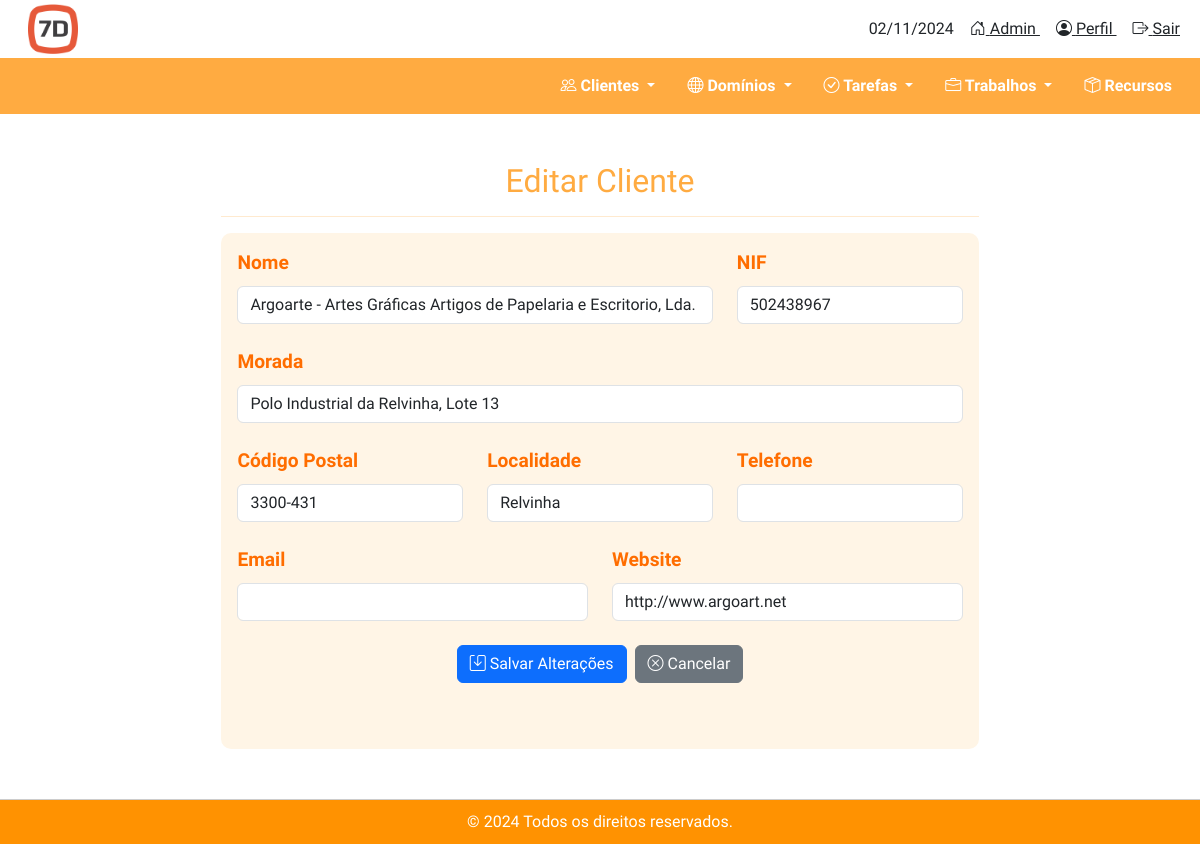
The app's page /clientes/editar/8/ with its own data.
### clientes/models.py (models this page shows, shortened)
class Cliente(models.Model):
    nome = models.CharField(max_length=255)
    nif = models.CharField(max_length=9, verbose_name='Número de Identificação Fiscal')
    morada = models.CharField(max_length=255, blank=True, null=True)
    codigo_postal = models.CharField(max_length=10, blank=True, null=True)
    localidade = models.CharField(max_length=100, blank=True, null=True)
    telefone = models.CharField(max_length=15, blank=True, null=True)
    email = models.EmailField(blank=True, null=True)
    website = models.URLField(blank=True, null=True)
    cliente_desde = models.DateField(blank=True, null=True)

### clientes/views.py (the view)
# urls.py: path('editar/<int:cliente_id>/', editar_cliente, name='editar_cliente'),  # URL para editar cliente
def editar_cliente(request, cliente_id):
    cliente = get_object_or_404(Cliente, pk=cliente_id)
    if request.method == 'POST':
        form = ClienteForm(request.POST, instance=cliente)
        if form.is_valid():
            form.save()
            return redirect('listar_clientes')
    else:
        form = ClienteForm(instance=cliente)
    return render(request, 'clientes/editar_cliente.html', {'form': form, 'cliente': cliente})

### clientes/forms.py
class ClienteForm(forms.ModelForm):
    class Meta:
        model = Cliente
        fields = ['nome', 'nif', 'morada', 'codigo_postal', 'localidade', 'telefone', 'email', 'website']

### clientes/templatetags/form_tags.py (called while the page is built)
@register.filter
def add_class(field, css_class):
    return field.as_widget(attrs={'class': css_class})

### clientes/templates/clientes/editar_cliente.html (shortened to what this page needs)
{% extends 'base.html' %}
{% load static %}
{% load form_tags %}
{% block content %}
<div class="container mt-5" style="max-width: 70%; margin: 0 auto;">
    <h2 class="text-center mb-2" style="color: #ffab41;">Editar Cliente</h2>
    <hr style="border-color: #ffab41;">
    <div class="p-3" style="background-color: #fff5e6; border-radius: 10px; margin-bottom: 50px;">
        <form method="POST">
            <div class="row mb-4">
                <div class="col-md-8">
                    <label for="id_nome" class="form-label"
                        style="font-size: 1.2rem; font-weight: bold; color: #ff6d00;">Nome</label>
                    {{ form.nome|add_class:"form-control" }}
                </div>
                <div class="col-md-4">
                    <label for="id_nif" class="form-label"
                        style="font-size: 1.2rem; font-weight: bold; color: #ff6d00;">NIF</label>
                    {{ form.nif|add_class:"form-control" }}
                </div>
            </div>
            <div class="mb-4">
                <label for="id_morada" class="form-label"
                    style="font-size: 1.2rem; font-weight: bold; color: #ff6d00;">Morada</label>
                {{ form.morada|add_class:"form-control" }}
            </div>
            <div class="row mb-4">
                <div class="col-md-4">
                    <label for="id_codigo_postal" class="form-label"
                        style="font-size: 1.2rem; font-weight: bold; color: #ff6d00;">Código Postal</label>
                    {{ form.codigo_postal|add_class:"form-control" }}
                </div>
                <div class="col-md-4">
                    <label for="id_localidade" class="form-label"
                        style="font-size: 1.2rem; font-weight: bold; color: #ff6d00;">Localidade</label>
                    {{ form.localidade|add_class:"form-control" }}
                </div>
                <div class="col-md-4">
                    <label for="id_telefone" class="form-label"
                        style="font-size: 1.2rem; font-weight: bold; color: #ff6d00;">Telefone</label>
                    {{ form.telefone|add_class:"form-control" }}
                </div>
            </div>
            <div class="row mb-4">
                <div class="col-md-6">
                    <label for="id_email" class="form-label"
                        style="font-size: 1.2rem; font-weight: bold; color: #ff6d00;">Email</label>
                    {{ form.email|add_class:"form-control" }}
                </div>
                <div class="col-md-6">
                    <label for="id_website" class="form-label"
                        style="font-size: 1.2rem; font-weight: bold; color: #ff6d00;">Website</label>
                    {{ form.website|add_class:"form-control" }}
                </div>
            </div>
            <div class="d-flex justify-content-center">
                <button type="submit" class="btn btn-primary me-2">
                    <i class="bi bi-save"></i> Salvar Alterações
                </button>
                <a href="{% url 'listar_clientes' %}" class="btn btn-secondary">
                    <i class="bi bi-x-circle"></i> Cancelar
                </a>
            </div>
        </form>
        <div style="height: 50px;"></div>
    </div>
</div>
{% endblock %}

### static/css/styles.css (style rules this page uses)
html, body { height: 100%; margin: 0; padding: 0; }
.container { flex-grow: 1; }
* { font-family: 'Play', sans-serif; }

### records on screen
Cliente: nome "Argoarte - Artes Gráficas Artigos de Papelaria e Escritorio, Lda.", nif "502438967", morada "Polo Industrial da Relvinha, Lote 13", codigo_postal "3300-431", localidade "Relvinha", website "http://www.argoart.net"

### other values on screen
{{ today }} "02/11/2024"
{{ current_year }} "2024"
